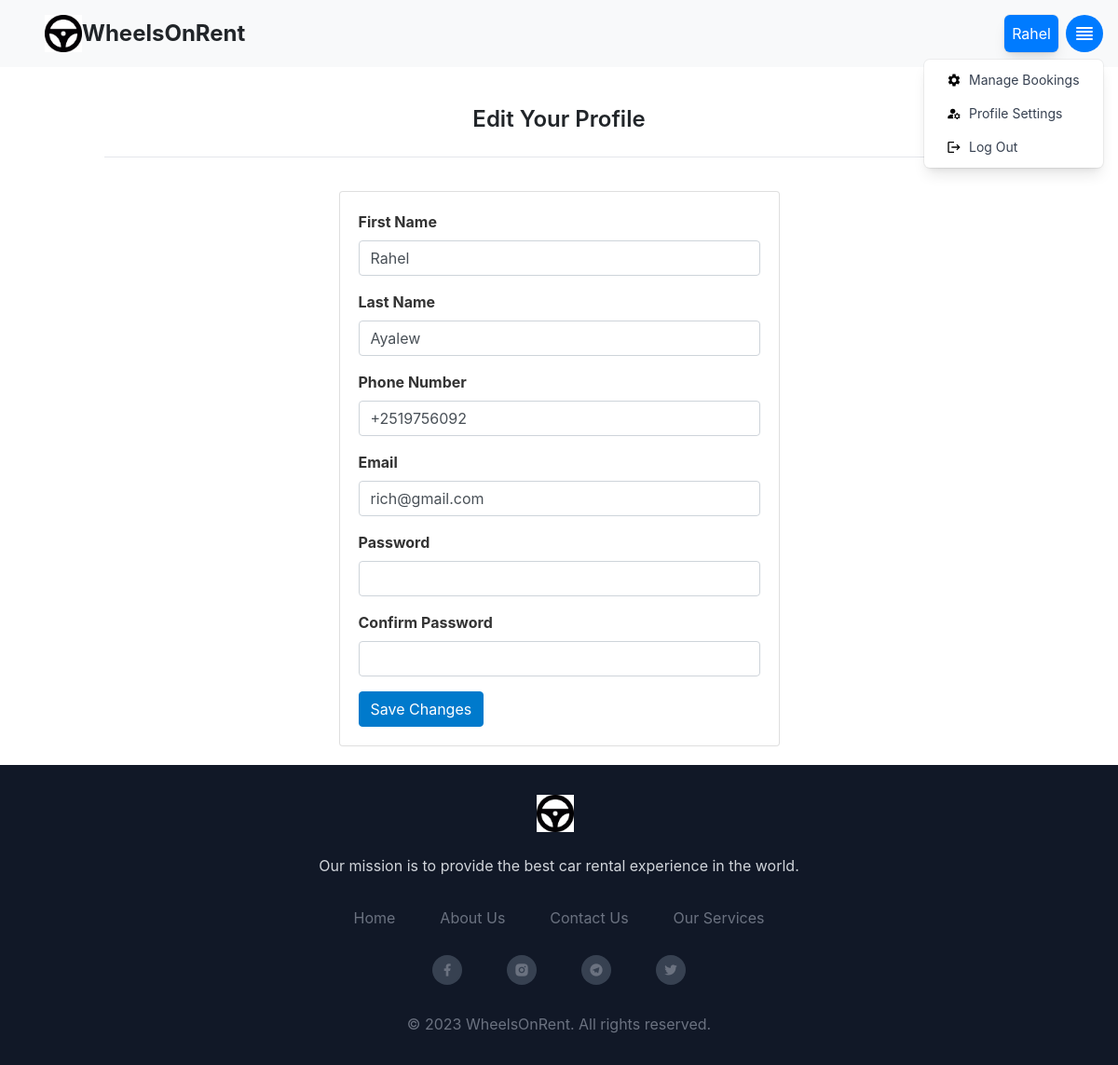
The app's page /customer/update (signed in) with its own data.
### tables this page shows
CREATE TABLE customer (
  id INTEGER PRIMARY KEY AUTOINCREMENT,
  name TEXT NOT NULL,
  last_name TEXT NOT NULL,
  phone_number TEXT NOT NULL,
  email TEXT NOT NULL,
  password TEXT NOT NULL,
  role TEXT INTEGER DEFAULT 0
);

### car_app/customer.py (the view, shortened to what this page needs)
@bp.route('/update', methods=('GET', 'POST'))
@login_required
def update():
    return render_template('customer/update.html')

### car_app/customer.py (called while the page is built)
@bp.before_app_request
def load_logged_in_customer():
    customer_id = session.get('customer_id')
    if customer_id is None:
        g.customer = None
    else:
        g.customer = get_db().execute(
            'SELECT * FROM customer WHERE id = ?', (customer_id,)
        ).fetchone()

@bp.after_request
def add_header(response):
    response.headers['Cache-Control'] = 'no-store, no-cache, must-revalidate, max-age=0'
    response.headers['Pragma'] = 'no-cache'
    response.headers['Expires'] = '0'
    return response

def login_required(view):
    @functools.wraps(view)
    def wrapped_view(**kwargs):
        if g.customer is None:
            return redirect(url_for('customer.login'))
        return view(**kwargs)
    return wrapped_view

### car_app/db.py (called while the page is built)
def get_db():
    if 'db' not in g:
        g.db = sqlite3.connect(
            current_app.config['DATABASE'],
            detect_types=sqlite3.PARSE_DECLTYPES
        )
        g.db.row_factory = sqlite3.Row
    return g.db

### car_app/templates/customer/update.html
{% extends 'base.html' %}
{% block content %}
<div class="container mx-auto px-4 mt-10 md:px-8 lg:px-16 xl:px-24">
    <h1 class="text-2xl font-semibold mb-3 border-b pb-4 lg:text-left" style="display: flex; justify-content: center;">Edit Your Profile</h1>
  <div class="row">
    <div class="col-lg-6 grid-margin stretch-card mx-auto">
      <div class="card" style="width: auto; margin: 20px auto;">
	<div class="card-body">
          <form class="forms-sample" method="post">
            <div class="form-group">
              <label for="name" style="font-weight: bold; font-size: 16px; color: #333;">First Name</label>
              <input type="text" class="form-control" id="name" name="name" value="{{ g.customer.name }}" required>
            </div>
            <div class="form-group">
              <label for="last_name" style="font-weight: bold; font-size: 16px; color: #333;">Last Name</label>
              <input type="text" class="form-control" id="last_name" name="last_name" value="{{ g.customer.last_name }}" required>
            </div>
	    <div class="form-group">
              <label for="phone_number" style="font-weight: bold; font-size: 16px; color: #333;">Phone Number</label>
              <input type="tel" class="form-control" id="phone_number" name="phone_number" value="{{ g.customer.phone_number }}" required>
            </div>
            <div class="form-group">
              <label for="email" style="font-weight: bold; font-size: 16px; color: #333;">Email</label>
              <input type="email" class="form-control" id="email" name="email" value="{{ g.customer.email }}" required>
            </div>
            <div class="form-group">
              <label for="password" style="font-weight: bold; font-size: 16px; color: #333;">Password</label>
              <input type="password" class="form-control" id="password" name="password" required>
            </div>
            <div class="form-group">
              <label for="confirm_password" style="font-weight: bold; font-size: 16px; color: #333;">Confirm Password</label>
              <input type="password" class="form-control" id="confirm_password" name="confirm_password" required>
            </div>
            <button type="submit" class="btn btn-primary" style="background-color: #007ACC; border-color: #007ACC;">Save Changes</button>
          </form>
        </div>
      </div>
    </div>
  </div>
</div>
{% endblock %}

### car_app/templates/base.html (shortened to what this page needs)
<!DOCTYPE html>
    <html lang="en">
    <head>
        <link rel="stylesheet" href="{{ url_for('static', filename='style.css') }}">
        <link rel="stylesheet" href="https://cdn.jsdelivr.net/npm/bootstrap@4.0.0/dist/css/bootstrap.min.css">
        <link href="https://cdn.jsdelivr.net/npm/remixicon@2.5.0/fonts/remixicon.css" rel="stylesheet">
        <script src="https://cdn.tailwindcss.com"></script>
    </head>
<body class="relative min-h-screen">
<nav class="navbar navbar-light bg-light justify-content-between p-3 pl-5">
  <a class="text-2xl font-bold flex items-center" href="{{ url_for('home') }}" style="text-decoration: none;">
    <img src="{{ url_for('static', filename='assets/img/WheelsOnRent.png') }}" class="h-10 w-10">
    <span class="hidden md:inline">WheelsOnRent</span>
</a>
  {% if g.customer['role'] == 0 %}
  <div class="d-flex align-items-center">
                    <p class="origin-top-right absolute right-16 p-2 bottom-4  mt-2 w-auto flex items-center justify-center rounded-md shadow-lg bg-primary text-white ring-1 ring-black ring-opacity-5 mb-0 d-none d-sm-block navbar-profile-name">{{ greeting }} {{ g.customer['name'] }}</p>
   </div>
  <div x-data="{ open: false }" @click.away="open = false" class="relative inline-block text-left">
      <div>
          <button @click="open = !open" type="button" class="rounded-full h-10 w-10 flex items-center justify-center bg-primary text-white focus:outline-none focus:ring-2 focus:ring-offset-2 focus:ring-offset-gray-100 focus:ring-primary" id="dropdown-menu" aria-haspopup="true" aria-expanded="true">
              <svg xmlns="http://www.w3.org/2000/svg" class="h-6 w-6" fill="none" viewBox="0 0 24 24" stroke="currentColor">
                  <path stroke-linecap="round" stroke-linejoin="round" stroke-width="2" d="M4 6h16M4 10h16M4 14h16M4 18h16"></path>
              </svg>
          </button>
      </div>
      <div x-show="open" @click.away="open = false" class="origin-top-right absolute right-0 mt-2 w-48 rounded-md shadow-lg bg-white ring-1 ring-black ring-opacity-5" role="menu" aria-orientation="vertical" aria-labelledby="dropdown-menu" id="dropdown-menu">
          <div class="py-1" role="none">
            <a href="{{ url_for('booking.my_bookings') }}" class="flex items-center px-4 py-2 text-sm text-gray-700 hover:bg-gray-100 hover:text-gray-900" role="menuitem" style="text-decoration: none;">
              <img src="{{ url_for('static', filename='assets/icons/manage.svg') }}" alt="My Icon" class="h-4 w-4 mr-2">
              <span>Manage Bookings</span>
            </a>
            <a href="{{ url_for('customer.update', id=g.customer['id']) }}" class="flex items-center px-4 py-2 text-sm text-gray-700 hover:bg-gray-100 hover:text-gray-900" role="menuitem" style="text-decoration: none;">
              <img src="{{ url_for('static', filename='assets/icons/account.svg') }}" alt="My Icon" class="h-4 w-4 mr-2">
              <span>Profile Settings</span>
            </a>
            <a href="{{ url_for('customer.logout') }}" class="flex items-center px-4 py-2 text-sm text-gray-700 hover:bg-gray-100 hover:text-gray-900" role="menuitem" style="text-decoration: none;">
              <img src="{{ url_for('static', filename='assets/icons/logout.svg') }}" alt="My Icon" class="h-4 w-4 mr-2">
              <span>Log Out</span>
            </a>
          </div>
      </div>
  </div>
  {% else %}
  <a style="font-weight: 700;" class="btn btn-outline-success my-2 my-sm-0" href="{{url_for('customer.login')}}" class="nav_link">Sign In</a>
  {% endif %}
</nav>
      <div class="container-fluid  pb-12" style="min-height: calc(100vh - 100px); margin:0; padding:0;">
      {% block content %}{% endblock %}
      </div>
      <footer class="bg-gray-900 text-white py-8 absolute w-full">
        <div class="container mx-auto px-4">
            <div class="flex items-center justify-center">
                <a class="text-2xl font-bold flex items-center" href="{{ url_for('home') }}" style="text-decoration: none;">
                    <img src="{{ url_for('static', filename='assets/img/WheelsOnRent.png') }}" alt="Company Logo" class="h-10 w-10 mr-2">
                </a>
            </div>
            <p class="mt-4 text-center text-gray-300">Our mission is to provide the best car rental experience in the world.</p>
            <div class="mt-8 flex flex-wrap justify-center">
                <a href="{{ url_for('home') }}" class="mx-4 text-gray-500 hover:text-gray-200" style="text-decoration: none;">Home</a>
                <a href="{{ url_for('car.about') }}" class="mx-4 text-gray-500 hover:text-gray-200" style="text-decoration: none;">About Us</a>
		<a href="{{ url_for('car.contact') }}" class="mx-4 text-gray-500 hover:text-gray-200" style="text-decoration: none;">Contact Us</a>
		<a href="{{ url_for('car.service') }}" class="mx-4 text-gray-500 hover:text-gray-200" style="text-decoration: none;">Our Services</a>
            </div>
            <div class="mt-8 flex justify-center">
                <a href="#" class="text-gray-500 hover:text-gray-200 mx-4">
                    <i class="ri-facebook-fill rounded-full bg-gray-700 p-2"></i>
                </a>
                <a href="#" class="text-gray-500 hover:text-gray-200 mx-4">
                    <i class="ri-instagram-fill rounded-full bg-gray-700 p-2"></i>
                </a>
                <a href="#" class="text-gray-500 hover:text-gray-200 mx-4">
                    <i class="ri-telegram-fill rounded-full bg-gray-700 p-2"></i>
                </a>
                <a href="#" class="text-gray-500 hover:text-gray-200 mx-4">
                    <i class="ri-twitter-fill rounded-full bg-gray-700 p-2"></i>
                </a>
            </div>
            <div class="mt-8 text-center text-gray-500">
                &copy; 2023 WheelsOnRent. All rights reserved.
            </div>
        </div>
    </footer>
    </body>
</html>

### car_app/static/style.css (style rules this page uses)
html { font-family: sans-serif; background: #eee; }
body { margin: 0 auto; background: white; }
h1, h2, h3, h4, h5, h6 { font-family: serif; color: #377ba8; margin: 1rem 0; }
a { color: #377ba8; }
nav { display: flex; align-items: center; padding: 0 0.5rem; }

### records on screen
customer: customer.name "Rahel", name "Rahel", last_name "Ayalew", phone_number "+2519756092", email "rich@gmail.com"
